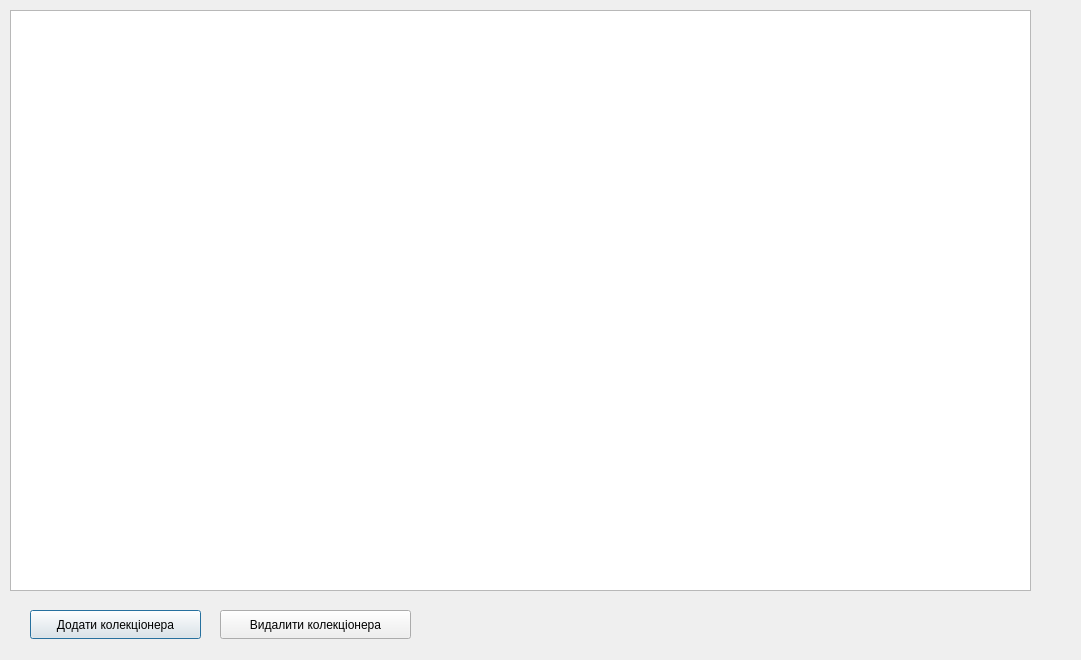
<?xml version="1.0" encoding="UTF-8"?>
<ui version="4.0">
 <class>CoinCollectorsTable</class>
 <widget class="QDialog" name="CoinCollectorsTable">
  <property name="geometry">
   <rect>
    <x>0</x>
    <y>0</y>
    <width>1081</width>
    <height>660</height>
   </rect>
  </property>
  <property name="windowTitle">
   <string>Dialog</string>
  </property>
  <widget class="QTableView" name="tableView">
   <property name="geometry">
    <rect>
     <x>10</x>
     <y>10</y>
     <width>1021</width>
     <height>581</height>
    </rect>
   </property>
  </widget>
  <widget class="QPushButton" name="pushButton">
   <property name="geometry">
    <rect>
     <x>30</x>
     <y>610</y>
     <width>171</width>
     <height>29</height>
    </rect>
   </property>
   <property name="text">
    <string>Додати колекціонера</string>
   </property>
  </widget>
  <widget class="QPushButton" name="pushButton_2">
   <property name="geometry">
    <rect>
     <x>220</x>
     <y>610</y>
     <width>191</width>
     <height>29</height>
    </rect>
   </property>
   <property name="text">
    <string>Видалити колекціонера</string>
   </property>
  </widget>
 </widget>
 <resources/>
 <connections/>
</ui>
